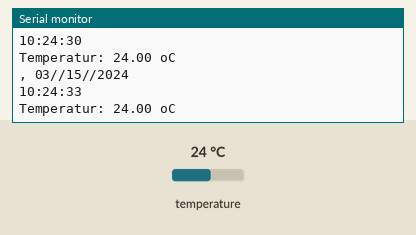
Simulated run of this sketch. Board: Arduino Uno, built with avr-gcc and run on an emulated ATmega328P. On the bench: the last lines printed to the serial monitor. Inputs (shaded band) come from the test bench; at power-on: temperature 24 °C. The local clock reads 2024-03-15 10:24:30 at power-on unless the sketch sets it.

Above: at 5.3 s.
5.4 s: temperature set to 12 °C
At 8.1 s:
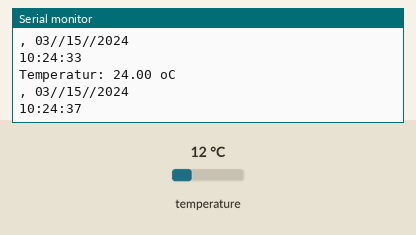
10.3 s: temperature set to 19 °C
At 13.3 s:
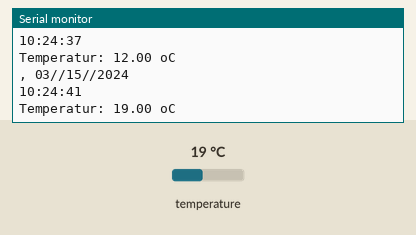
Timing chart, 0 to 14.8 s (numbered marks = the images above; inputs shaded):
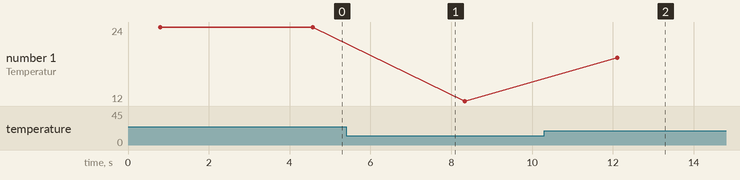

Measured:
- after the input at 10.3 s, the serial monitor: prints a new line after 1.8 s (image 2)
- plotted number 1: 24 → 12 after the input at 5.4 s, 12 → 19 after the input at 10.3 s

The sketch:

_Tiny_RTC_DS1307_DS18B20.ino
```cpp
// Tiny RTC (DS1307)
//
// from http://blog.simtronyx.de/en/tiny-rtc-ds1307-real-time-clock-with-an-additional-temperature-sensor-ds18b20/

#include <Wire.h>    // I2C-Bibliothek einbinden
#include "RTClib.h"  // RTC-Bibliothek einbinden

RTC_DS1307 RTC;      // RTC Modul

#include <OneWire.h>            // OneWire-Bibliothek einbinden
#include <DallasTemperature.h>  // DS18B20-Bibliothek einbinden

#define DS18B20_PIN 2   // Pin für DS18B20 definieren Arduino D2

OneWire oneWire(DS18B20_PIN);          // OneWire Referenz setzen
DallasTemperature sensors(&oneWire);   // DS18B20 initialisieren

void setup(void) {

  // Initialisiere I2C
  Wire.begin();

  // Initialisiere RTC
  RTC.begin();

  // Serielle Ausgabe starten
  Serial.begin(9600);

  // Begrüßungstext auf seriellem Monitor ausgeben
  Serial.println("Start Date & Temperature - from blog.simtronyx.de");

  // Prüfen ob RTC läuft
  if (! RTC.isrunning()) {

    // Aktuelles Datum und Zeit setzen, falls die Uhr noch nicht läuft
    RTC.adjust(DateTime(__DATE__, __TIME__));

    Serial.println("Adjusted Time & Date.");
  }
  else Serial.println("Maintained date & time.");

  sensors.begin();  // DS18B20 starten
}

void loop(){

  DateTime now=RTC.now();
  show_time_and_date(now);

  sensors.requestTemperatures();
  show_temperature(sensors.getTempCByIndex(0));

  delay(3000);
}

//
String get_day_of_week(uint8_t dow){

  String dows="  ";
  switch(dow){
   case 0: dows="Su"; break;
   case 1: dows="Mo"; break;
   case 2: dows="Tu"; break;
   case 3: dows="We"; break;
   case 4: dows="Th"; break;
   case 5: dows="Fr"; break;
   case 6: dows="Sa"; break;
  }

  return dows;
}

void show_time_and_date(DateTime datetime){

//  Serial.print(get_day_of_week(datetime.dayOfWeek()));
  Serial.print(", ");

  if(datetime.month()<10)Serial.print(0);
  Serial.print(datetime.month(),DEC);
  Serial.print("//");
  if(datetime.day()<10)Serial.print(0);
  Serial.print(datetime.day(),DEC);
  Serial.print("//");
  Serial.println(datetime.year(),DEC);


  if(datetime.hour()<10)Serial.print(0);
  Serial.print(datetime.hour(),DEC);
  Serial.print(":");
  if(datetime.minute()<10)Serial.print(0);
  Serial.print(datetime.minute(),DEC);
  Serial.print(":");
  if(datetime.second()<10)Serial.print(0);
  Serial.println(datetime.second(),DEC);
}

// Temperatur ausgeben
void show_temperature(float temp){

  Serial.print("Temperatur: ");
  Serial.print(temp);
  Serial.print(" o");
  //Serial.write(176);  // display the ° symbol
  Serial.println("C");
}
```
